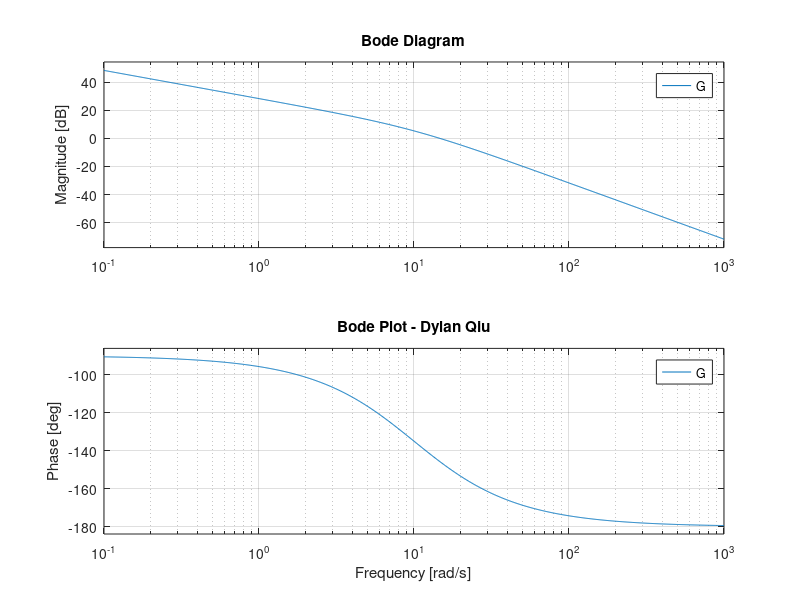
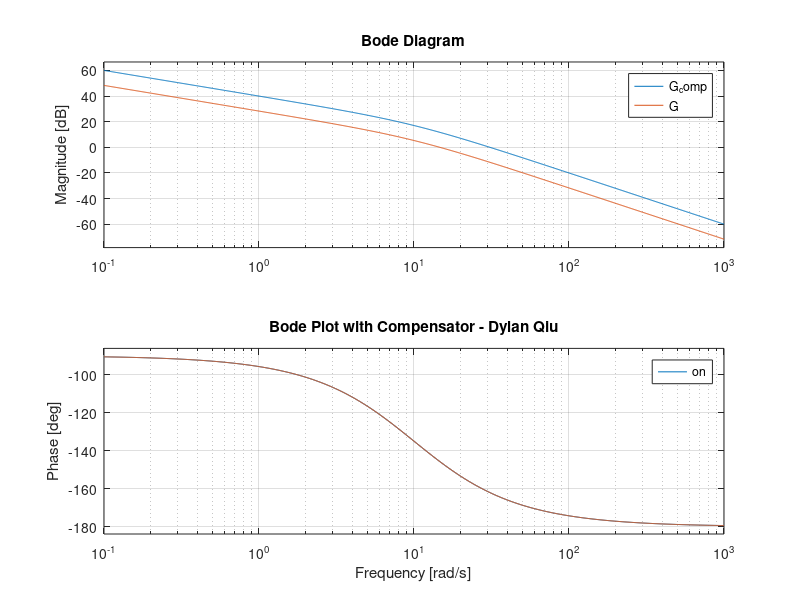
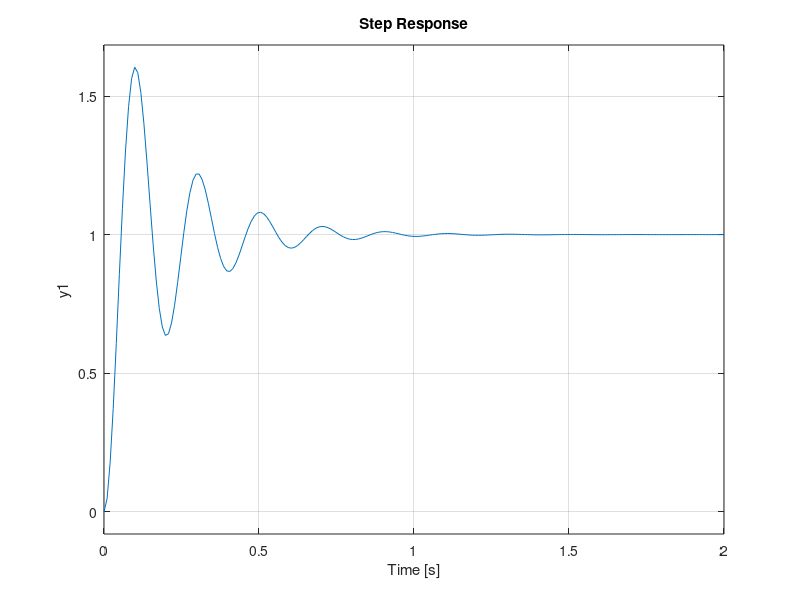
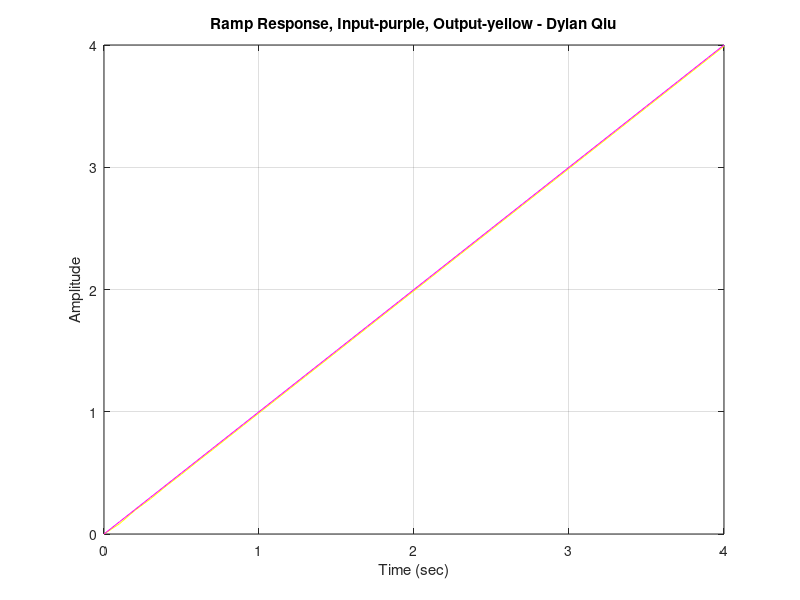

Write MATLAB code to recreate these figures, in order. (Note: this script raises an error after producing the figures.)
% Dylan Qiu ME 351 HW 5
clc; clear; close all;

% part a
%subplot(2,2,1);
figure(1);
s = tf('s');
num = 26;
den = [1/10, 1, 0];
G = tf(num,den);
margin(G);
grid on;
bode(G);
title('Bode Plot - Dylan Qiu');

%part d 
figure(2);
%subplot(2,2,2);
kp = 100 / 26; % new compensator gain
G_comp = tf(kp*num,den);
bode(G_comp, G);
legend on;
title('Bode Plot with Compensator - Dylan Qiu');

% Part e
figure(3);
G_step = feedback(kp * G,1);
step(G_step)

% Part f
figure(4);
%C = (s+z)/(s+p); %lag compensator 
C = 1; % run this line to get only Kp
T = feedback(G * kp,1);
t = 0:0.1:4;
u = t;
[y,t,x] = lsim(T,u,t);
plot(t,y,'y',t,u,'m')
xlabel('Time (sec)')
ylabel('Amplitude')
grid on;
title('Ramp Response, Input-purple, Output-yellow - Dylan Qiu')
%title('Ramp Response with Kp - Dylan Qiu');

% Part G
figure(5);
OS_max = 20;  % percent
zeta_min = sqrt((log(OS_max/100))^2 / (pi^2 + (log(OS_max/100))^2));
pm = 100 * zeta_min; 

[~, ~, ~, Wcp_uncomp] = margin(G);
Wcp_comp = 2 * Wcp_uncomp; % new crossover frequency
[mag_wcp, phase_wcp] = bode(G, Wcp_comp);
fprintf('Desired compensated crossover freq: %.4f rad/s\n', Wcp_comp);

p_max = pm - (180 + phase_wcp) + 5;
phi_max = p_max * pi/180;
alpha = (1 - sin(phi_max))/(1 + sin(phi_max));
z = Wcp_comp * sqrt(alpha);
p = z / alpha;

fprintf('mag_wcp %.4f, phase_wcp %.4f\n', mag_wcp, phase_wcp);
Kc = 1 / (mag_wcp * sqrt(alpha));
fprintf('Compensator gain Kc: %.4f\n', Kc);
Comp = tf(Kc*[1,z], [1,p]);
fprintf('\nLead Compensator: Gc(s) = %.4f * (s + %.4f)/(s + %.4f)\n', Kc, z, p);
G_lead = G * Comp ;
bode(G_lead,G,G_comp);
legend on;
title('Bode Plot Comparison - Dylan Qiu');
[Gm_comp, Pm_comp, Wcg_comp, Wcp_comp_actual] = margin(G_lead);

fprintf('Phase Margin: %.2f degrees\n', Pm_comp);
fprintf('Gain Margin: %.2f dB\n', 20*log10(Gm_comp));
fprintf('Crossover Frequency: %.4f rad/s\n', Wcp_comp_actual);
G_step_comp= feedback(G* Comp,1);
figure(6);
step(G_step, 'r', G_step_comp, 'g');
legend on;
grid on;
title('Lead Compensated Step Response - Dylan Qiu');

figure(7);
%C = (s+z)/(s+p); %lag compensator 
%C = 1; % run this line to get only Kp
%T = feedback(G * kp,1);
t1 = 0:0.1:4;
u1 = t1;
T = feedback(G_lead,1);
[y1,t1,x1] = lsim(T,u1,t1);
plot(t1,y1,'y',t1,u1,'m')
xlabel('Time (sec)')
ylabel('Amplitude')
grid on;
title('Ramp Response, Input-purple, Output-yellow - Dylan Qiu')
%title('Ramp Response with Kp - Dylan Qiu');

ess_comp = 1 / (Kc * kp * 26);
fprintf('Steady-state error to ramp: %.6f (Required: < 0.01)\n', ess_comp);
fprintf('SS error spec met: %s\n', string(ess_comp < 0.01));

fprintf('Bandwidth: %.4f rad/s\n', bandwidth(T));
